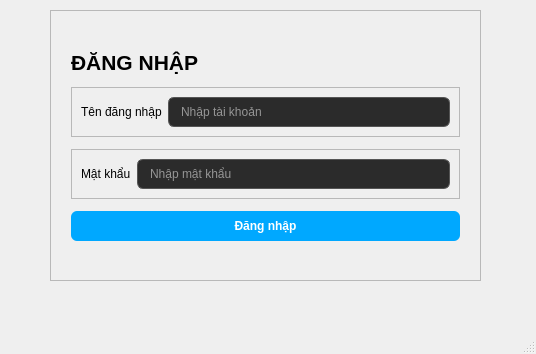
<?xml version="1.0" encoding="UTF-8"?>
<ui version="4.0">
 <class>winLogin</class>
 <widget class="QMainWindow" name="winLogin">
  <property name="geometry">
   <rect>
    <x>0</x>
    <y>0</y>
    <width>536</width>
    <height>354</height>
   </rect>
  </property>
  <property name="windowTitle">
   <string>MainWindow</string>
  </property>
  <widget class="QWidget" name="centralwidget">
   <widget class="QFrame" name="frameLogin">
    <property name="geometry">
     <rect>
      <x>50</x>
      <y>10</y>
      <width>431</width>
      <height>271</height>
     </rect>
    </property>
    <property name="styleSheet">
     <string notr="true">/* Áp dụng cho các ô nhập liệu */
QLineEdit {
    background-color: #2b2b2b;
    border: 1px solid #555555;
    border-radius: 6px; /* Bo góc mềm mại */
    padding: 6px 10px;
    color: #ffffff;
}

/* Hiệu ứng khi người dùng click vào ô nhập */
QLineEdit:focus {
    border: 1px solid #00a8ff; /* Viền sáng lên màu xanh khi chọn */
}

/* Áp dụng cho nút Đăng Nhập */
QPushButton {
    background-color: #00a8ff; /* Đổi nút thành màu xanh nổi bật */
    color: white;
    border-radius: 6px;
    padding: 8px;
    font-weight: bold;
}

/* Hiệu ứng khi di chuột vào nút */
QPushButton:hover {
    background-color: #008cd1;
}</string>
    </property>
    <property name="frameShape">
     <enum>QFrame::Shape::StyledPanel</enum>
    </property>
    <property name="frameShadow">
     <enum>QFrame::Shadow::Raised</enum>
    </property>
    <layout class="QVBoxLayout" name="verticalLayout">
     <property name="spacing">
      <number>12</number>
     </property>
     <property name="leftMargin">
      <number>20</number>
     </property>
     <property name="topMargin">
      <number>20</number>
     </property>
     <property name="rightMargin">
      <number>20</number>
     </property>
     <property name="bottomMargin">
      <number>20</number>
     </property>
     <item>
      <spacer name="verticalSpacer">
       <property name="orientation">
        <enum>Qt::Orientation::Vertical</enum>
       </property>
       <property name="sizeHint" stdset="0">
        <size>
         <width>20</width>
         <height>40</height>
        </size>
       </property>
      </spacer>
     </item>
     <item>
      <widget class="QLabel" name="lblTitle">
       <property name="font">
        <font>
         <pointsize>16</pointsize>
         <bold>true</bold>
        </font>
       </property>
       <property name="text">
        <string>ĐĂNG NHẬP</string>
       </property>
      </widget>
     </item>
     <item>
      <widget class="QFrame" name="frame_3">
       <property name="frameShape">
        <enum>QFrame::Shape::StyledPanel</enum>
       </property>
       <property name="frameShadow">
        <enum>QFrame::Shadow::Raised</enum>
       </property>
       <layout class="QHBoxLayout" name="horizontalLayout_2">
        <item>
         <widget class="QLabel" name="lblUsername">
          <property name="text">
           <string>Tên đăng nhập</string>
          </property>
         </widget>
        </item>
        <item>
         <widget class="QLineEdit" name="txtUsername">
          <property name="placeholderText">
           <string>Nhập tài khoản</string>
          </property>
         </widget>
        </item>
       </layout>
      </widget>
     </item>
     <item>
      <widget class="QFrame" name="frame_2">
       <property name="frameShape">
        <enum>QFrame::Shape::StyledPanel</enum>
       </property>
       <property name="frameShadow">
        <enum>QFrame::Shadow::Raised</enum>
       </property>
       <layout class="QHBoxLayout" name="horizontalLayout">
        <item>
         <widget class="QLabel" name="lblPassword">
          <property name="text">
           <string>Mật khẩu</string>
          </property>
         </widget>
        </item>
        <item>
         <widget class="QLineEdit" name="txtPassword">
          <property name="text">
           <string/>
          </property>
          <property name="echoMode">
           <enum>QLineEdit::EchoMode::Password</enum>
          </property>
          <property name="placeholderText">
           <string>Nhập mật khẩu</string>
          </property>
         </widget>
        </item>
       </layout>
      </widget>
     </item>
     <item>
      <widget class="QPushButton" name="btnLogin">
       <property name="text">
        <string>Đăng nhập</string>
       </property>
      </widget>
     </item>
     <item>
      <spacer name="verticalSpacer_2">
       <property name="orientation">
        <enum>Qt::Orientation::Vertical</enum>
       </property>
       <property name="sizeHint" stdset="0">
        <size>
         <width>20</width>
         <height>40</height>
        </size>
       </property>
      </spacer>
     </item>
    </layout>
   </widget>
  </widget>
  <widget class="QMenuBar" name="menubar">
   <property name="geometry">
    <rect>
     <x>0</x>
     <y>0</y>
     <width>536</width>
     <height>33</height>
    </rect>
   </property>
  </widget>
  <widget class="QStatusBar" name="statusbar"/>
 </widget>
 <resources/>
 <connections/>
</ui>
